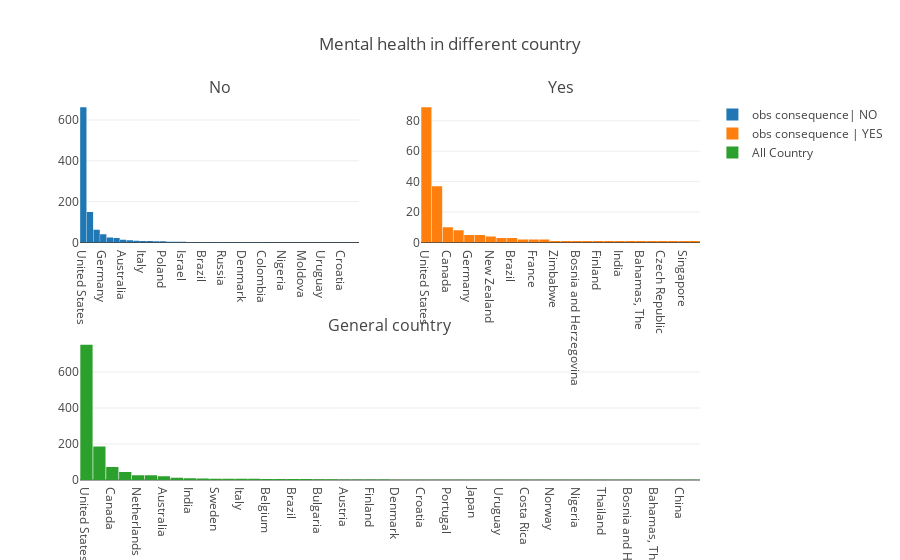

The cell this chart's notebook holds for it:
### Code cell
#First plot
trace0 = go.Bar(
    x=obs_consequence_no.index,
    y=obs_consequence_no.values,
    name="obs consequence| NO"
)

#Second plot
trace1 = go.Bar(
    x=obs_consequence_yes.index,
    y=obs_consequence_yes.values,
    name="obs consequence | YES"
)

#Third plot
trace2 = go.Bar(
    x=total_country.index,
    y=total_country.values,
    name="All Country"
)

#Creating the grid
fig = tls.make_subplots(rows=2, cols=2, specs=[[{}, {}], [{'colspan': 2}, None]],
                          subplot_titles=('No','Yes', "General country"))

#setting the figs
fig.append_trace(trace0, 1, 1)
fig.append_trace(trace1, 1, 2)
fig.append_trace(trace2, 2, 1)

fig['layout'].update(showlegend=True, title="Mental health in different country",bargap=0.05)
iplot(fig)

### Figure 1 — Plotly figure (JSON) as saved in the notebook; plotly's stock layout.template omitted (floating-point values rounded to 4 significant figures)
{"data": [{"name": "obs consequence| NO", "type": "bar", "x": ["United States", "United Kingdom", "Canada", "Germany", "Netherlands", "Ireland", "Australia", "France", "India", "Italy", "Switzerland", "Sweden", "Poland", "Belgium", "New Zealand", "Israel", "Singapore", "South Africa", "Brazil", "Bulgaria", "Austria", "Russia", "Mexico", "Portugal", "Denmark", "Greece", "Finland", "Colombia", "Hungary", "Thailand", "Nigeria", "Romania", "Norway", "Moldova", "Costa Rica", "Slovenia", "Uruguay", "Georgia", "Latvia", "Croatia", "Spain", "China"], "xaxis": "x1", "y": [663, 149, 62, 40, 25, 22, 13, 11, 9, 7, 7, 6, 6, 4, 4, 4, 3, 3, 3, 3, 3, 3, 3, 2, 2, 2, 2, 2, 1, 1, 1, 1, 1, 1, 1, 1, 1, 1, 1, 1, 1, 1], "yaxis": "y1"}, {"name": "obs consequence | YES", "type": "bar", "x": ["United States", "United Kingdom", "Canada", "Australia", "Germany", "Ireland", "New Zealand", "South Africa", "Brazil", "Netherlands", "France", "Belgium", "Zimbabwe", "Philippines", "Bosnia and Herzegovina", "Bulgaria", "Finland", "Croatia", "India", "Sweden", "Bahamas, The", "Japan", "Czech Republic", "Poland", "Singapore", "Israel"], "xaxis": "x2", "y": [89, 37, 10, 8, 5, 5, 4, 3, 3, 2, 2, 2, 1, 1, 1, 1, 1, 1, 1, 1, 1, 1, 1, 1, 1, 1], "yaxis": "y2"}, {"name": "All Country", "type": "bar", "x": ["United States", "United Kingdom", "Canada", "Germany", "Netherlands", "Ireland", "Australia", "France", "India", "New Zealand", "Sweden", "Poland", "Italy", "Switzerland", "Belgium", "South Africa", "Brazil", "Israel", "Bulgaria", "Singapore", "Austria", "Russia", "Finland", "Mexico", "Denmark", "Colombia", "Croatia", "Greece", "Portugal", "Latvia", "Japan", "Georgia", "Uruguay", "Slovenia", "Costa Rica", "Zimbabwe", "Norway", "Romania", "Nigeria", "Hungary", "Thailand", "Czech Republic", "Bosnia and Herzegovina", "Moldova", "Bahamas, The", "Spain", "China", "Philippines"], "xaxis": "x3", "y": [752, 186, 72, 45, 27, 27, 21, 13, 10, 8, 7, 7, 7, 7, 6, 6, 6, 5, 4, 4, 3, 3, 3, 3, 2, 2, 2, 2, 2, 1, 1, 1, 1, 1, 1, 1, 1, 1, 1, 1, 1, 1, 1, 1, 1, 1, 1, 1], "yaxis": "y3"}], "layout": {"annotations": [{"font": {"size": 16}, "showarrow": false, "text": "No", "x": 0.225, "xanchor": "center", "xref": "paper", "y": 1, "yanchor": "bottom", "yref": "paper"}, {"font": {"size": 16}, "showarrow": false, "text": "Yes", "x": 0.775, "xanchor": "center", "xref": "paper", "y": 1, "yanchor": "bottom", "yref": "paper"}, {"font": {"size": 16}, "showarrow": false, "text": "General country", "x": 0.5, "xanchor": "center", "xref": "paper", "y": 0.375, "yanchor": "bottom", "yref": "paper"}], "bargap": 0.05, "showlegend": true, "title": "Mental health in different country", "xaxis1": {"anchor": "y1", "domain": [0, 0.45]}, "xaxis2": {"anchor": "y2", "domain": [0.55, 1]}, "xaxis3": {"anchor": "y3", "domain": [0, 1]}, "yaxis1": {"anchor": "x1", "domain": [0.625, 1]}, "yaxis2": {"anchor": "x2", "domain": [0.625, 1]}, "yaxis3": {"anchor": "x3", "domain": [0, 0.375]}}}
